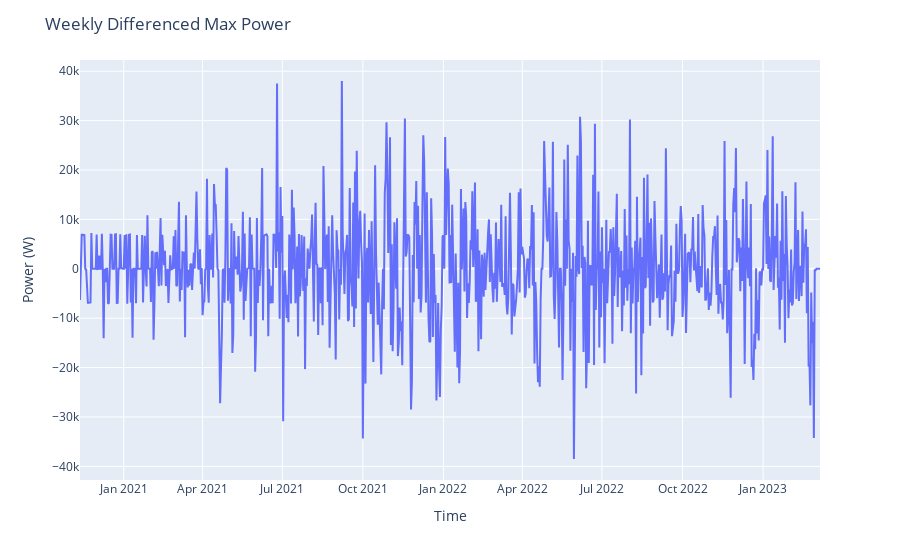

Source (notebook cell):
### Markdown cell above
Our data is weekly seasonal, so it is important to remove this seasonality before preceding. One method to remove seasonality is differencing, where each datapoint is subtracted from its last seasonal datapoint. Formally :

$Y_t^{'} = Y_t - Y_{t-7}$

Each datapoint is the difference between that day and the previous week's same day. Note that we will have 7 fewer datapoints in the differenced time series, as we cannot calculate a difference for the first 7 observations.

### Code cell
fig = px.line(data_frame = dailydemand["peak_power_W"], x = dailydemand["peak_power_W"].diff(periods = 7).dropna().index, 
              y = dailydemand["peak_power_W"].diff(periods = 7).dropna())
fig.update_layout(title = "Weekly Differenced Max Power", xaxis_title = "Time", yaxis_title = "Power (W)")
fig.show()

### Figure 1 — Plotly figure (JSON) as saved in the notebook; plotly's stock layout.template omitted (floating-point values rounded to 4 significant figures; data arrays with more than 128 entries replaced by an {"elided": "..."} marker saying what was removed)
{"data": [{"hovertemplate": "x=%{x}<br>y=%{y}<extra></extra>", "legendgroup": "", "line": {"color": "#636efa", "dash": "solid"}, "marker": {"symbol": "circle"}, "mode": "lines", "name": "", "orientation": "v", "showlegend": false, "type": "scatter", "x": {"elided": "846 str values"}, "xaxis": "x", "y": {"elided": "846 int values"}, "yaxis": "y"}], "layout": {"legend": {"tracegroupgap": 0}, "margin": {"t": 60}, "title": {"text": "Weekly Differenced Max Power"}, "xaxis": {"anchor": "y", "domain": [0, 1], "title": {"text": "Time"}}, "yaxis": {"anchor": "x", "domain": [0, 1], "title": {"text": "Power (W)"}}}}
